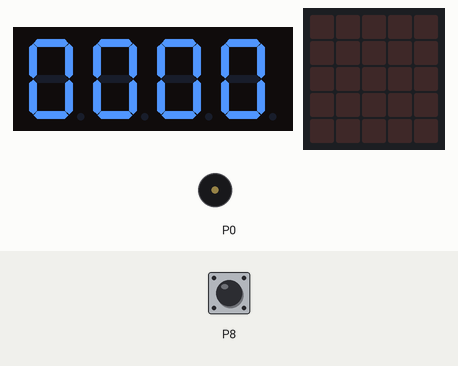
Recording of a program running on a simulated BBC micro:bit (MakeCode). Shown: 4-digit seven-segment display, the board's 5×5 LED display, buzzer (waves = sounding). The test bench sets the inputs (shaded band); at power-on: P8 HIGH.

Above: at 1.2 s.
1.3 s: P8 pulled LOW for 0.15 s
At 1.49 s:
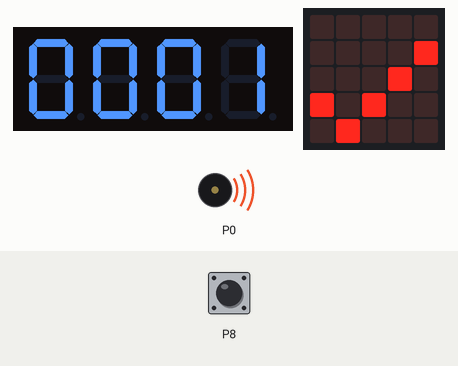
2.0 s: P8 pulled LOW for 1 s
At 4.4 s:
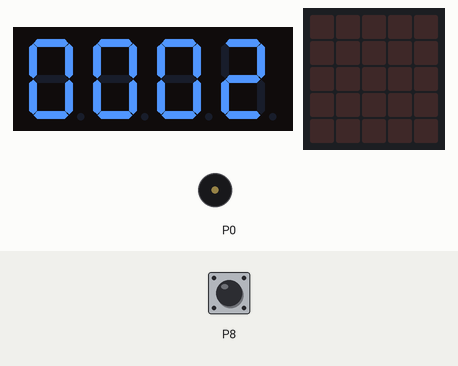
5.0 s: P8 pulled LOW for 0.15 s
At 5.2 s:
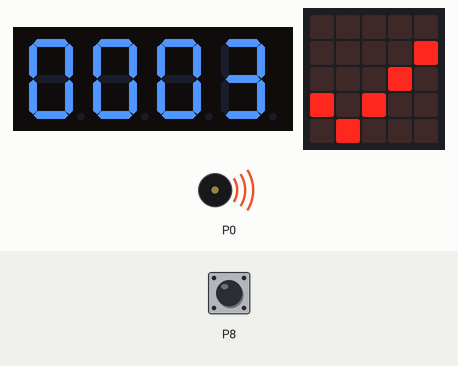
5.7 s: P8 pulled LOW for 1 s
At 8.7 s:
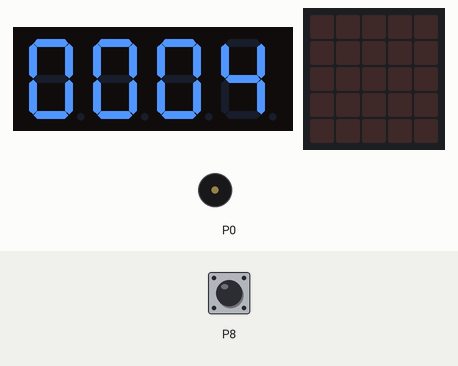
Timing chart, 0 to 9.2 s (numbered marks = the images above; inputs shaded):
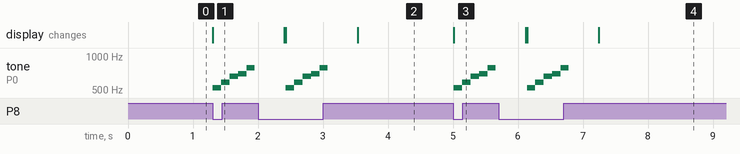

Measured:
- after the input at 1.3 s, tone on P0: plays 523 Hz for 0.13 s, 587 Hz for 0.13 s, 659 Hz for 0.13 s, 698 Hz for 0.13 s, 784 Hz for 0.13 s, starting at once; the display: changes at once (image 1)
- after the input at 2.0 s, tone on P0: plays 523 Hz for 0.13 s, 587 Hz for 0.13 s, 659 Hz for 0.13 s, 698 Hz for 0.13 s, 784 Hz for 0.13 s, starting after 0.43 s; the display: first differs from a run without the input after 0.43 s (image 2 shows a later state)
- after the input at 5.0 s, tone on P0: plays 523 Hz for 0.13 s, 587 Hz for 0.13 s, 659 Hz for 0.13 s, 698 Hz for 0.13 s, 784 Hz for 0.13 s, starting at once; the display: changes at once (image 3)
- after the input at 5.7 s, tone on P0: plays 523 Hz for 0.13 s, 587 Hz for 0.13 s, 659 Hz for 0.13 s, 698 Hz for 0.13 s, 784 Hz for 0.13 s, starting after 0.44 s; the display: first differs from a run without the input after 0.44 s (image 4 shows a later state)

The program:

main.ts
```typescript
pins.setPull(DigitalPin.P8, PinPullMode.PullUp)
let score = 0
let tm = TM1637.create(
DigitalPin.P1,
DigitalPin.P2,
7,
4
)
basic.forever(function () {
    if (pins.digitalReadPin(DigitalPin.P8) == 0) {
        score += 1
        tm.showNumber(score)
        music.startMelody(music.builtInMelody(Melodies.JumpUp), MelodyOptions.Once)
        basic.showIcon(IconNames.Yes)
        basic.pause(500)
    }
    tm.showNumber(score)
    basic.clearScreen()
})
```

test.ts
```typescript
// 在此处测试；当此软件包作为插件使用时，将不会编译此软件包。
```
